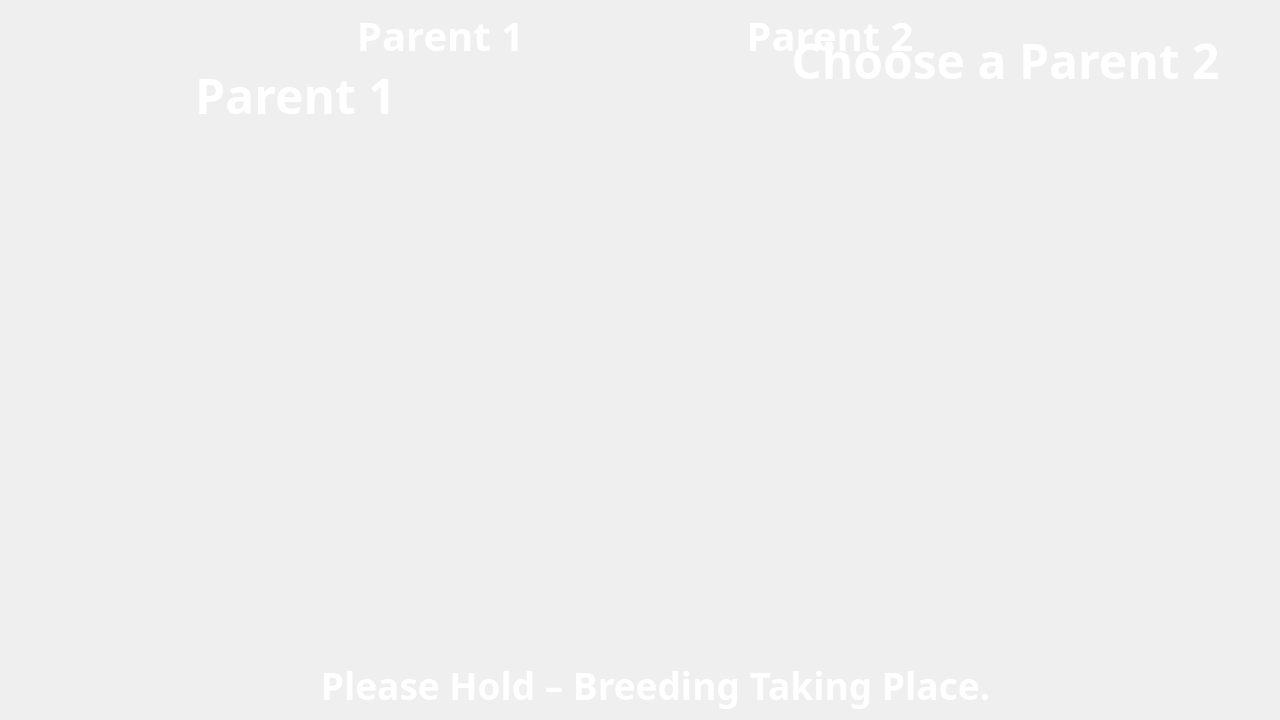
<?xml version="1.0" encoding="UTF-8"?>
<ui version="4.0">
 <class>breeding_pictures</class>
 <widget class="QMainWindow" name="breeding_pictures">
  <property name="geometry">
   <rect>
    <x>0</x>
    <y>0</y>
    <width>1280</width>
    <height>720</height>
   </rect>
  </property>
  <property name="windowTitle">
   <string>Breeding Pictures</string>
  </property>
  <widget class="QWidget" name="centralwidget">
   <widget class="QLabel" name="parent_image">
    <property name="geometry">
     <rect>
      <x>120</x>
      <y>200</y>
      <width>350</width>
      <height>350</height>
     </rect>
    </property>
    <property name="text">
     <string/>
    </property>
    <property name="pixmap">
     <pixmap>../../resources/question_mark.png</pixmap>
    </property>
    <property name="scaledContents">
     <bool>true</bool>
    </property>
   </widget>
   <widget class="QLabel" name="mate_label">
    <property name="geometry">
     <rect>
      <x>740</x>
      <y>30</y>
      <width>531</width>
      <height>61</height>
     </rect>
    </property>
    <property name="font">
     <font>
      <family>Tauri</family>
      <pointsize>36</pointsize>
      <weight>75</weight>
      <bold>true</bold>
     </font>
    </property>
    <property name="styleSheet">
     <string notr="true">color : white;</string>
    </property>
    <property name="text">
     <string>Choose a Parent 2</string>
    </property>
    <property name="alignment">
     <set>Qt::AlignCenter</set>
    </property>
   </widget>
   <widget class="QPushButton" name="candidate_1_button">
    <property name="geometry">
     <rect>
      <x>743</x>
      <y>122</y>
      <width>225</width>
      <height>225</height>
     </rect>
    </property>
    <property name="autoFillBackground">
     <bool>false</bool>
    </property>
    <property name="text">
     <string/>
    </property>
    <property name="icon">
     <iconset>
      <normaloff>../../resources/question_mark.png</normaloff>../../resources/question_mark.png</iconset>
    </property>
    <property name="iconSize">
     <size>
      <width>250</width>
      <height>250</height>
     </size>
    </property>
    <property name="flat">
     <bool>true</bool>
    </property>
   </widget>
   <widget class="QPushButton" name="candidate_3_button">
    <property name="geometry">
     <rect>
      <x>1023</x>
      <y>122</y>
      <width>225</width>
      <height>225</height>
     </rect>
    </property>
    <property name="text">
     <string/>
    </property>
    <property name="icon">
     <iconset>
      <normaloff>../../resources/question_mark.png</normaloff>../../resources/question_mark.png</iconset>
    </property>
    <property name="iconSize">
     <size>
      <width>250</width>
      <height>250</height>
     </size>
    </property>
    <property name="flat">
     <bool>true</bool>
    </property>
   </widget>
   <widget class="QLabel" name="parent_label">
    <property name="geometry">
     <rect>
      <x>60</x>
      <y>70</y>
      <width>471</width>
      <height>51</height>
     </rect>
    </property>
    <property name="font">
     <font>
      <family>Tauri</family>
      <pointsize>36</pointsize>
      <weight>75</weight>
      <bold>true</bold>
     </font>
    </property>
    <property name="styleSheet">
     <string notr="true">color : white;</string>
    </property>
    <property name="text">
     <string>Parent 1</string>
    </property>
    <property name="alignment">
     <set>Qt::AlignCenter</set>
    </property>
   </widget>
   <widget class="QPushButton" name="candidate_2_button">
    <property name="geometry">
     <rect>
      <x>743</x>
      <y>402</y>
      <width>225</width>
      <height>225</height>
     </rect>
    </property>
    <property name="text">
     <string/>
    </property>
    <property name="icon">
     <iconset>
      <normaloff>../../resources/question_mark.png</normaloff>../../resources/question_mark.png</iconset>
    </property>
    <property name="iconSize">
     <size>
      <width>250</width>
      <height>250</height>
     </size>
    </property>
    <property name="flat">
     <bool>true</bool>
    </property>
   </widget>
   <widget class="QLabel" name="child_image">
    <property name="enabled">
     <bool>true</bool>
    </property>
    <property name="geometry">
     <rect>
      <x>515</x>
      <y>360</y>
      <width>250</width>
      <height>250</height>
     </rect>
    </property>
    <property name="text">
     <string/>
    </property>
    <property name="pixmap">
     <pixmap>../../resources/question_mark.png</pixmap>
    </property>
    <property name="scaledContents">
     <bool>true</bool>
    </property>
   </widget>
   <widget class="QLabel" name="parent_1_image">
    <property name="enabled">
     <bool>true</bool>
    </property>
    <property name="geometry">
     <rect>
      <x>340</x>
      <y>82</y>
      <width>200</width>
      <height>200</height>
     </rect>
    </property>
    <property name="text">
     <string/>
    </property>
    <property name="pixmap">
     <pixmap>../../resources/question_mark.png</pixmap>
    </property>
    <property name="scaledContents">
     <bool>true</bool>
    </property>
   </widget>
   <widget class="QLabel" name="parent_1_label">
    <property name="enabled">
     <bool>true</bool>
    </property>
    <property name="geometry">
     <rect>
      <x>330</x>
      <y>10</y>
      <width>221</width>
      <height>51</height>
     </rect>
    </property>
    <property name="font">
     <font>
      <family>Tauri</family>
      <pointsize>30</pointsize>
      <weight>75</weight>
      <bold>true</bold>
     </font>
    </property>
    <property name="styleSheet">
     <string notr="true">color : white;</string>
    </property>
    <property name="text">
     <string>Parent 1</string>
    </property>
    <property name="alignment">
     <set>Qt::AlignCenter</set>
    </property>
   </widget>
   <widget class="QLabel" name="parent_2_label">
    <property name="enabled">
     <bool>true</bool>
    </property>
    <property name="geometry">
     <rect>
      <x>727</x>
      <y>10</y>
      <width>206</width>
      <height>51</height>
     </rect>
    </property>
    <property name="font">
     <font>
      <family>Tauri</family>
      <pointsize>30</pointsize>
      <weight>75</weight>
      <bold>true</bold>
     </font>
    </property>
    <property name="styleSheet">
     <string notr="true">color : white;</string>
    </property>
    <property name="text">
     <string>Parent 2</string>
    </property>
    <property name="alignment">
     <set>Qt::AlignCenter</set>
    </property>
   </widget>
   <widget class="QLabel" name="parent_arrows">
    <property name="enabled">
     <bool>true</bool>
    </property>
    <property name="geometry">
     <rect>
      <x>390</x>
      <y>150</y>
      <width>486</width>
      <height>281</height>
     </rect>
    </property>
    <property name="styleSheet">
     <string notr="true"/>
    </property>
    <property name="text">
     <string/>
    </property>
    <property name="pixmap">
     <pixmap>../../resources/arrows_merging.png</pixmap>
    </property>
    <property name="scaledContents">
     <bool>true</bool>
    </property>
   </widget>
   <widget class="QLabel" name="parent_2_image">
    <property name="enabled">
     <bool>true</bool>
    </property>
    <property name="geometry">
     <rect>
      <x>729</x>
      <y>82</y>
      <width>200</width>
      <height>200</height>
     </rect>
    </property>
    <property name="text">
     <string/>
    </property>
    <property name="pixmap">
     <pixmap>../../resources/question_mark.png</pixmap>
    </property>
    <property name="scaledContents">
     <bool>true</bool>
    </property>
   </widget>
   <widget class="QLabel" name="loading_animation">
    <property name="enabled">
     <bool>true</bool>
    </property>
    <property name="geometry">
     <rect>
      <x>590</x>
      <y>430</y>
      <width>100</width>
      <height>100</height>
     </rect>
    </property>
    <property name="text">
     <string/>
    </property>
    <property name="pixmap">
     <pixmap>../../resources/question_mark.png</pixmap>
    </property>
    <property name="scaledContents">
     <bool>true</bool>
    </property>
   </widget>
   <widget class="QPushButton" name="candidate_4_button">
    <property name="geometry">
     <rect>
      <x>1023</x>
      <y>402</y>
      <width>225</width>
      <height>225</height>
     </rect>
    </property>
    <property name="text">
     <string/>
    </property>
    <property name="icon">
     <iconset>
      <normaloff>../../resources/question_mark.png</normaloff>../../resources/question_mark.png</iconset>
    </property>
    <property name="iconSize">
     <size>
      <width>250</width>
      <height>250</height>
     </size>
    </property>
    <property name="flat">
     <bool>true</bool>
    </property>
   </widget>
   <widget class="QLabel" name="candidate_4_frame">
    <property name="enabled">
     <bool>false</bool>
    </property>
    <property name="geometry">
     <rect>
      <x>1000</x>
      <y>380</y>
      <width>270</width>
      <height>270</height>
     </rect>
    </property>
    <property name="text">
     <string/>
    </property>
    <property name="pixmap">
     <pixmap>../../resources/image_frame.png</pixmap>
    </property>
    <property name="scaledContents">
     <bool>true</bool>
    </property>
   </widget>
   <widget class="QLabel" name="candidate_2_frame">
    <property name="enabled">
     <bool>false</bool>
    </property>
    <property name="geometry">
     <rect>
      <x>720</x>
      <y>380</y>
      <width>270</width>
      <height>270</height>
     </rect>
    </property>
    <property name="text">
     <string/>
    </property>
    <property name="pixmap">
     <pixmap>../../resources/image_frame.png</pixmap>
    </property>
    <property name="scaledContents">
     <bool>true</bool>
    </property>
   </widget>
   <widget class="QLabel" name="candidate_1_frame">
    <property name="enabled">
     <bool>false</bool>
    </property>
    <property name="geometry">
     <rect>
      <x>720</x>
      <y>100</y>
      <width>270</width>
      <height>270</height>
     </rect>
    </property>
    <property name="text">
     <string/>
    </property>
    <property name="pixmap">
     <pixmap>../../resources/image_frame.png</pixmap>
    </property>
    <property name="scaledContents">
     <bool>true</bool>
    </property>
   </widget>
   <widget class="QLabel" name="candidate_3_frame">
    <property name="enabled">
     <bool>false</bool>
    </property>
    <property name="geometry">
     <rect>
      <x>1000</x>
      <y>100</y>
      <width>270</width>
      <height>270</height>
     </rect>
    </property>
    <property name="text">
     <string/>
    </property>
    <property name="pixmap">
     <pixmap>../../resources/image_frame.png</pixmap>
    </property>
    <property name="scaledContents">
     <bool>true</bool>
    </property>
   </widget>
   <widget class="QLabel" name="parent_frame">
    <property name="enabled">
     <bool>true</bool>
    </property>
    <property name="geometry">
     <rect>
      <x>40</x>
      <y>120</y>
      <width>510</width>
      <height>510</height>
     </rect>
    </property>
    <property name="text">
     <string/>
    </property>
    <property name="pixmap">
     <pixmap>../../resources/image_frame_parent.png</pixmap>
    </property>
    <property name="scaledContents">
     <bool>true</bool>
    </property>
   </widget>
   <widget class="QLabel" name="background_image">
    <property name="enabled">
     <bool>true</bool>
    </property>
    <property name="geometry">
     <rect>
      <x>0</x>
      <y>0</y>
      <width>1280</width>
      <height>720</height>
     </rect>
    </property>
    <property name="text">
     <string/>
    </property>
    <property name="pixmap">
     <pixmap>../../resources/tree_background_blurred.png</pixmap>
    </property>
    <property name="scaledContents">
     <bool>true</bool>
    </property>
   </widget>
   <widget class="QLabel" name="child_frame">
    <property name="enabled">
     <bool>true</bool>
    </property>
    <property name="geometry">
     <rect>
      <x>450</x>
      <y>298</y>
      <width>380</width>
      <height>375</height>
     </rect>
    </property>
    <property name="text">
     <string/>
    </property>
    <property name="pixmap">
     <pixmap>../../resources/image_frame_parent.png</pixmap>
    </property>
    <property name="scaledContents">
     <bool>true</bool>
    </property>
   </widget>
   <widget class="QLabel" name="parent_1_frame">
    <property name="enabled">
     <bool>true</bool>
    </property>
    <property name="geometry">
     <rect>
      <x>327</x>
      <y>71</y>
      <width>225</width>
      <height>220</height>
     </rect>
    </property>
    <property name="text">
     <string/>
    </property>
    <property name="pixmap">
     <pixmap>../../resources/image_frame.png</pixmap>
    </property>
    <property name="scaledContents">
     <bool>true</bool>
    </property>
   </widget>
   <widget class="QLabel" name="parent_2_frame">
    <property name="enabled">
     <bool>true</bool>
    </property>
    <property name="geometry">
     <rect>
      <x>717</x>
      <y>71</y>
      <width>225</width>
      <height>220</height>
     </rect>
    </property>
    <property name="text">
     <string/>
    </property>
    <property name="pixmap">
     <pixmap>../../resources/image_frame.png</pixmap>
    </property>
    <property name="scaledContents">
     <bool>true</bool>
    </property>
   </widget>
   <widget class="QLabel" name="breeding_label">
    <property name="geometry">
     <rect>
      <x>270</x>
      <y>660</y>
      <width>771</width>
      <height>51</height>
     </rect>
    </property>
    <property name="font">
     <font>
      <family>Tauri</family>
      <pointsize>28</pointsize>
      <weight>75</weight>
      <bold>true</bold>
     </font>
    </property>
    <property name="styleSheet">
     <string notr="true">color : white;</string>
    </property>
    <property name="text">
     <string>Please Hold – Breeding Taking Place.</string>
    </property>
    <property name="alignment">
     <set>Qt::AlignCenter</set>
    </property>
   </widget>
   <zorder>background_image</zorder>
   <zorder>parent_arrows</zorder>
   <zorder>child_image</zorder>
   <zorder>child_frame</zorder>
   <zorder>candidate_1_frame</zorder>
   <zorder>candidate_3_frame</zorder>
   <zorder>candidate_4_frame</zorder>
   <zorder>candidate_2_frame</zorder>
   <zorder>parent_image</zorder>
   <zorder>mate_label</zorder>
   <zorder>parent_label</zorder>
   <zorder>parent_1_label</zorder>
   <zorder>parent_2_label</zorder>
   <zorder>loading_animation</zorder>
   <zorder>candidate_2_button</zorder>
   <zorder>candidate_4_button</zorder>
   <zorder>candidate_1_button</zorder>
   <zorder>candidate_3_button</zorder>
   <zorder>parent_frame</zorder>
   <zorder>parent_1_image</zorder>
   <zorder>parent_1_frame</zorder>
   <zorder>parent_2_image</zorder>
   <zorder>parent_2_frame</zorder>
   <zorder>breeding_label</zorder>
  </widget>
 </widget>
 <resources/>
 <connections/>
</ui>
